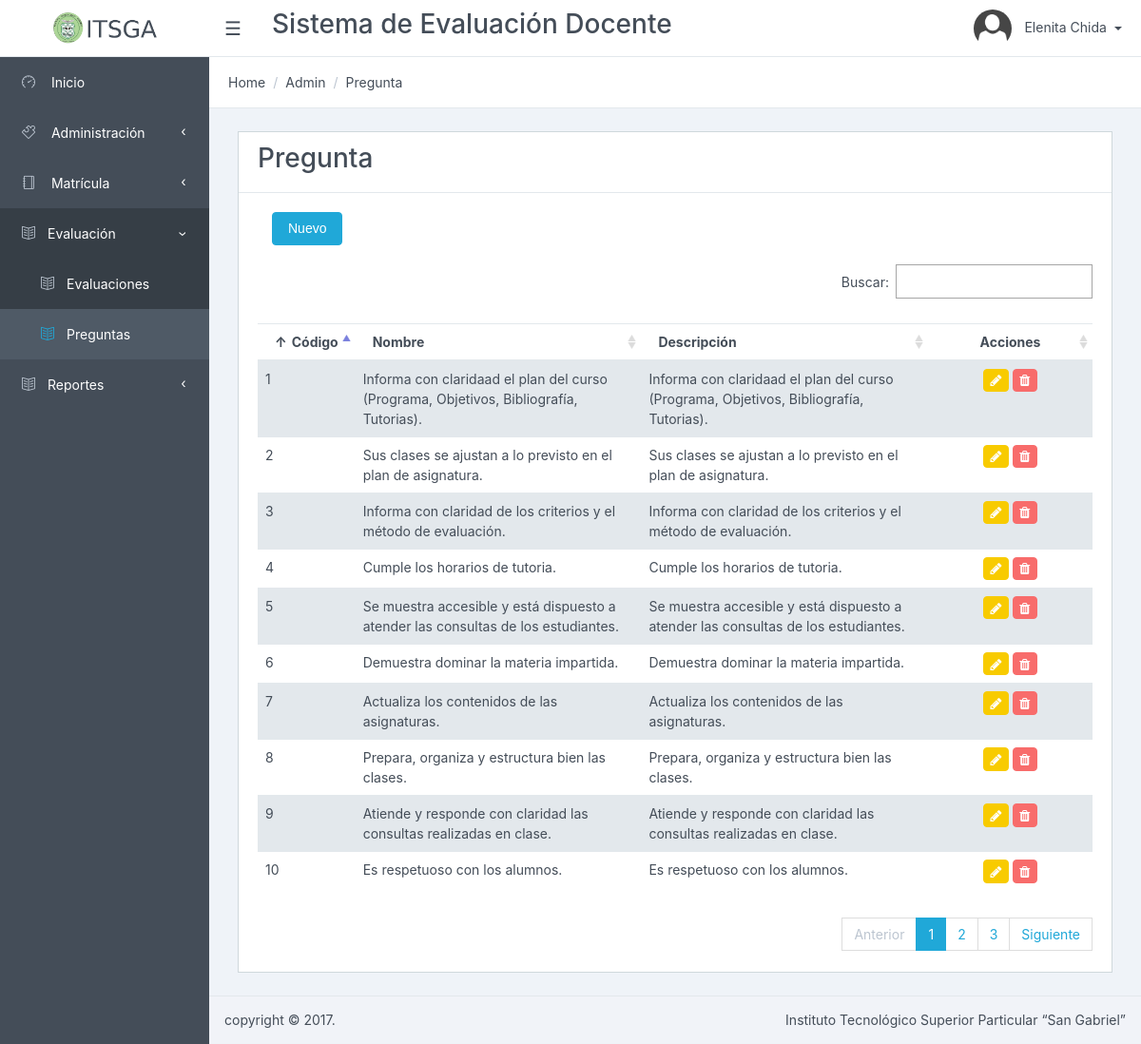
Screenshot of /Pregunta/listar/ (signed in) with the database file from the repository.
### tables this page shows
CREATE TABLE `pregunta` (
  `pregunta_id` int(11) NOT NULL AUTO_INCREMENT,
  `nombre` varchar(256) NOT NULL,
  `descripcion` varchar(512) DEFAULT NULL,
  `estado` tinyint(1) NOT NULL DEFAULT '1',
  `unica` tinyint(4) NOT NULL DEFAULT '0',
  PRIMARY KEY (`pregunta_id`)
);

### app/controllers/PreguntaController.php (called while the page is built, shortened)
<?php
require_once (PATH_MODELS . "/PreguntaModel.php");
class PreguntaController {
	public function listar() {
		$model = new PreguntaModel();
		$datos = $model->getlistadoPreguntas();
		require_once PATH_VIEWS."/Pregunta/view.list.php";
	}
}

### index.php (called while the page is built, shortened)
<?php
if(isset($_GET['action'])){
	$redirect = ($_GET['action']!='')?$_GET['action']:"listar";
}
$controller = new $controllerName();
$controller->$redirect();
?>

### public/views/Pregunta/index.php (called while the page is built, shortened)
<?php
require_once("../../../index.php");
?>

### app/models/PreguntaModel.php (called while the page is built, shortened)
<?php
require_once(PATH_MODELS."/BaseModel.php");
class PreguntaModel {
	public function getlistadoPreguntas(){
		$model = new BaseModel();
		$sql = "select *, pregunta_id as id from pregunta where estado=1";
		return $model->execSql($sql, array(),true);
	}
}

### app/models/BaseModel.php (called while the page is built, shortened)
<?php
class BaseModel {
	private $pdo;
	private function openConexion() {
		try {
			$this->pdo = new PDO ( 'mysql:host=' . HOSTNAME_DATABASE . ';dbname=' . DATABASE . ';charset=utf8', USERNAME, PASSWORD );
			$this->pdo->setAttribute ( PDO::ATTR_ERRMODE, PDO::ERRMODE_EXCEPTION );
		} catch ( Exception $e ) {
			die ( $e->getMessage () );
		}
	}
	private function closeConexion() {
		$this->pdo = null;
	}
	public function execSql($sql, $parameters, $list = false, $obtainId = false) {
		try {
			$stm = $this->pdo->prepare ( $sql );
			$stm->execute ( $parameters );
			if ($obtainId) {
				$result = $this->pdo->lastInsertId ();
			} else {
				if ($list) {
					$result = $stm->fetchAll ( PDO::FETCH_OBJ );
				} else {
					$result = $stm->fetch ( PDO::FETCH_OBJ );
				}
			}
		} catch ( Exception $e ) {
			die ( $e->getMessage () );
		}
		return $result;
	}
}

### public/views/Pregunta/view.list.php (the view, shortened to what this page needs)
<?php $title = "Pregunta";?>
<?php include_once PATH_TEMPLATE.'/header.php';?>
<div class="card">
<div class="card-header">
    	<h3>Pregunta</h3>
</div>
<div class="card-block">
	<div class="col-lg-12">
		<button type="button" data-id="0" class="btn btn-primary" data-toggle="modal" data-target="#myModal">
          Nuevo
         </button>
	</div>
	<table class="table table-striped" id="dataTables-example" >
    <thead>
	    <tr>
	    	<th>Código</th>
	    	<th>Nombre</th>
	    	<th>Descripción</th>
		    <th style="text-align: center; width: 20%">Acciones</th>
	    </tr>
    </thead>
    <tbody>
    	<?php foreach ($datos as $item) {
    		echo "<tr><td>".$item->id."</td>";
    		echo "<td>".$item->nombre."</td>";
    		echo "<td>".$item->descripcion."</td>";
    		echo "<td align='center'><a href='#' class='btn btn-warning btn-sm' data-id='".$item->id."' data-toggle='modal' data-target='#myModal' title='Editar' ><i class='fa fa-pencil'></i></a>
					  <a href='javascript:if(confirm(\"Est\u00e1 seguro que desea eliminar el elemento seleccionado?\")){redirect(".$item->id.");}' class='btn btn-danger btn-sm' title='Eliminar'><i class='fa fa-trash'></i></a></td>";
    	}?>
    </tbody>
    </table>
</div>
</div>
<?php include_once PATH_TEMPLATE.'/footer.php';?>
<link href="<?php echo PATH_CSS; ?>/dataTables.bootstrap.css" rel="stylesheet">
<link href="<?php echo PATH_CSS; ?>/bootstrapValidator.min.css" rel="stylesheet">
</body>
</html>

### public/template/header.php (shortened to what this page needs)
<!DOCTYPE html>
<html lang="en">
<head>
    <link href="<?php echo PATH_CSS; ?>/font-awesome.min.css" rel="stylesheet">
    <link href="<?php echo PATH_CSS; ?>/simple-line-icons.css" rel="stylesheet">
     <link href="<?php echo PATH_CSS; ?>/style.css" rel="stylesheet">
</head>
<body class="app header-fixed sidebar-fixed aside-menu-fixed aside-menu-hidden">
    <header class="app-header navbar">
        <a class="navbar-brand" href="#"></a>
        <ul class="nav navbar-nav d-md-down-none">
            <li class="nav-item">
                <a class="nav-link navbar-toggler sidebar-toggler" href="#">☰</a>
            </li>
            <li class="nav-item px-3">
                <h3>Sistema de Evaluaci&oacute;n Docente</h3>
            </li>
        </ul>
        <ul class="nav navbar-nav ml-auto" style="padding-right: 20px;">
            <li class="nav-item dropdown">
                <a class="nav-link dropdown-toggle nav-link" data-toggle="dropdown" href="#" role="button" aria-haspopup="true" aria-expanded="false">
                    <img src="<?php echo PATH_IMAGES; ?>/avatars/avatar.png" class="img-avatar" alt="admin@bootstrapmaster.com">
                    <span class="d-md-down-none"><?php echo $_SESSION['SESSION_USER']->nombres." ".$_SESSION['SESSION_USER']->apellidos; ?></span>
                </a>
            </li>
        </ul>
    </header>
    <div class="app-body">
        <div class="sidebar">
            <nav class="sidebar-nav">
                <ul class="nav">
                    <li class="nav-item">
                        <a class="nav-link" href="../../Seguridad/inicio/"><i class="icon-speedometer"></i> Inicio </a>
                    </li>
                     <?php if($_SESSION['SESSION_USER']->tipo_usuario_id ==1):?>
                    <li class="nav-item nav-dropdown">
                        <a class="nav-link nav-dropdown-toggle" href="#"><i class="icon-puzzle"></i> Administraci&oacute;n</a>
                    </li>
                    <li class="nav-item nav-dropdown">
                        <a class="nav-link nav-dropdown-toggle" href="#"><i class="icon-notebook"></i> Matr&iacute;cula</a>
                    </li>
                    <li class="nav-item nav-dropdown">
                        <a class="nav-link nav-dropdown-toggle" href="#"><i class="icon-book-open"></i>Evaluaci&oacute;n</a>
                        <ul class="nav-dropdown-items">
                            <li class="nav-item">
                                <a class="nav-link tab-link" href="../../Evaluacion/listar/" target="_top"><i class="icon-book-open"></i>Evaluaciones</a>
                            </li>
                            <li class="nav-item">
                                <a class="nav-link tab-link" href="../../Pregunta/listar/" target="_top"><i class="icon-book-open "></i>Preguntas</a>
                            </li>
                        </ul>
                    </li>
                    <li class="nav-item nav-dropdown">
                        <a class="nav-link nav-dropdown-toggle" href="#"><i class="icon-book-open"></i>Reportes</a>
                    </li>
                <?php endif; ?>
                </ul>
            </nav>
        </div>
        <main class="main">
            <ol class="breadcrumb">
                <li class="breadcrumb-item">Home</li>
                <li class="breadcrumb-item">Admin</li>
                <li class="breadcrumb-item"><?php echo $title; ?></li>
            </ol>
			<div class="container-fluid">

### public/template/footer.php (shortened to what this page needs)
</div>
</main>
</div>
    <footer class="app-footer">
        copyright © 2017.
        <span class="float-right">Instituto Tecnológico Superior Particular “San Gabriel”
        </span>
    </footer>
</body>
</html>

### rows the page displays
pregunta: pregunta_id "1", nombre "Informa con claridaad el plan del curso (Programa, Objetivos, Bibliografía, Tutorias).", descripcion "Informa con claridaad el plan del curso (Programa, Objetivos, Bibliografía, Tutorias)."
pregunta: pregunta_id "2", nombre "Sus clases se ajustan a lo previsto en el plan de asignatura.", descripcion "Sus clases se ajustan a lo previsto en el plan de asignatura."
pregunta: pregunta_id "3", nombre "Informa con claridad de los criterios y el método de evaluación.", descripcion "Informa con claridad de los criterios y el método de evaluación."
pregunta: pregunta_id "4", nombre "Cumple los horarios de tutoria.", descripcion "Cumple los horarios de tutoria."
pregunta: pregunta_id "5", nombre "Se muestra accesible y está dispuesto a atender las consultas de los estudiantes.", descripcion "Se muestra accesible y está dispuesto a atender las consultas de los estudiantes."
pregunta: pregunta_id "6", nombre "Demuestra dominar la materia impartida.", descripcion "Demuestra dominar la materia impartida."
pregunta: pregunta_id "7", nombre "Actualiza los contenidos de las asignaturas.", descripcion "Actualiza los contenidos de las asignaturas."
pregunta: pregunta_id "8", nombre "Prepara, organiza y estructura bien las clases.", descripcion "Prepara, organiza y estructura bien las clases."
pregunta: pregunta_id "9", nombre "Atiende y responde con claridad las consultas realizadas en clase.", descripcion "Atiende y responde con claridad las consultas realizadas en clase."
pregunta: pregunta_id "10", nombre "Es respetuoso con los alumnos.", descripcion "Es respetuoso con los alumnos."

### other values shown
$_SESSION['SESSION_USER']->nombres "Elenita"
$_SESSION['SESSION_USER']->apellidos "Chida"
$title "Pregunta"
